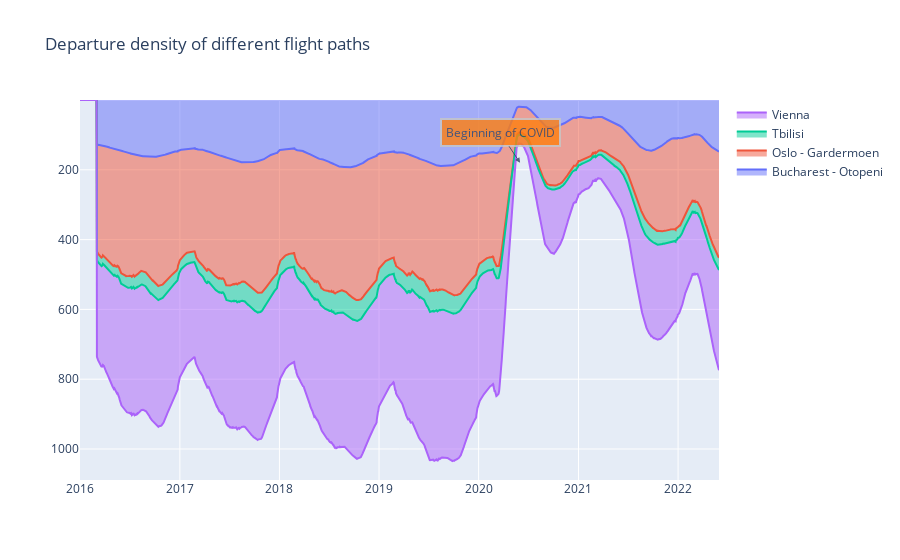

The code cell stored with this chart in its notebook:
### Code cell
#Departure Plot
fig=go.Figure()
for  i in df_departure.columns:
    fig.add_trace(go.Scatter(
    x = df_departure.index,
    y = df_departure[i],
    name = i,
    stackgroup='one')
)

fig.add_annotation(x='2020-06-01 00:00:00+00:00	', y=-180,
            text="Beginning of COVID",
            showarrow=True,
            arrowhead=2,
            ax=-20,
            ay=-30,
            bordercolor="#c7c7c7",
            borderwidth=2,
            borderpad=4,
            bgcolor="#ff7f0e",
            opacity=0.8)

fig.update_yaxes(
    ticktext=[200, 400, 600, 800, 1000],
    tickvals=[-200, -400, -600, -800, -1000],
)

fig.update_layout(
    title="Departure density of different flight paths")
fig.show()

### Figure 1 — Plotly figure (JSON) as saved in the notebook; plotly's stock layout.template omitted (floating-point values rounded to 4 significant figures; data arrays with more than 128 entries replaced by an {"elided": "..."} marker saying what was removed)
{"data": [{"name": "Bucharest - Otopeni", "stackgroup": "one", "type": "scatter", "x": {"elided": "2343 str values"}, "y": {"elided": "2343 float values"}}, {"name": "Oslo - Gardermoen", "stackgroup": "one", "type": "scatter", "x": {"elided": "2343 str values"}, "y": {"elided": "2343 float values"}}, {"name": "Tbilisi", "stackgroup": "one", "type": "scatter", "x": {"elided": "2343 str values"}, "y": {"elided": "2343 float values"}}, {"name": "Vienna", "stackgroup": "one", "type": "scatter", "x": {"elided": "2343 str values"}, "y": {"elided": "2343 float values"}}], "layout": {"annotations": [{"arrowhead": 2, "ax": -20, "ay": -30, "bgcolor": "#ff7f0e", "bordercolor": "#c7c7c7", "borderpad": 4, "borderwidth": 2, "opacity": 0.8, "showarrow": true, "text": "Beginning of COVID", "x": "2020-06-01 00:00:00+00:00\t", "y": -180}], "title": {"text": "Departure density of different flight paths"}, "yaxis": {"ticktext": [200, 400, 600, 800, 1000], "tickvals": [-200, -400, -600, -800, -1000]}}}
